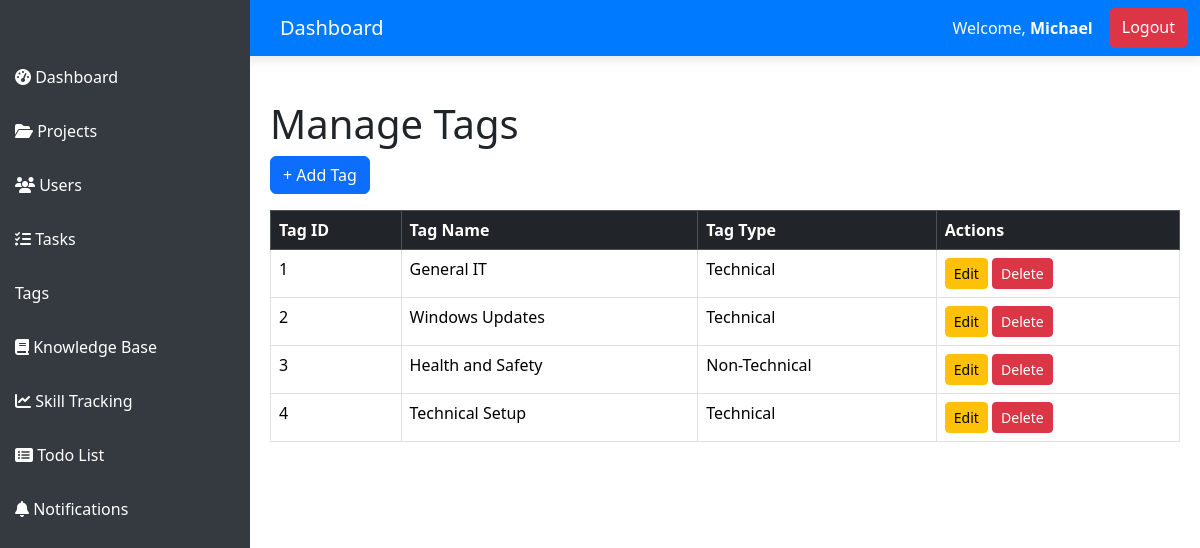
The app's page /pages/tags.php (signed in) with its own data.
### tables this page shows
CREATE TABLE `tags` (
  `tagId` INT(255) NOT NULL AUTO_INCREMENT,
  `tagName` VARCHAR(255) NOT NULL,
  `tagType` ENUM('Technical', 'Non-Technical') NOT NULL,
  PRIMARY KEY (`tagId`)
);

### pages/tags.php (the view, shortened to what this page needs)
<?php
include "../config/db.php";
include "../includes/header.php";
include "../includes/sidebar.php";
$query = "SELECT * FROM `tags` ORDER BY tagId ASC";
$result = $conn->query($query);
?>
<div class="content">
    <h1>Manage Tags</h1>
    <button class="btn btn-primary mb-3" data-bs-toggle="modal" data-bs-target="#addTagModal">+ Add Tag</button>
    <table class="table table-bordered">
        <thead class="table-dark">
            <tr>
                <th>Tag ID</th>
                <th>Tag Name</th>
                <th>Tag Type</th>
                <th>Actions</th>
            </tr>
        </thead>
        <tbody>
            <?php while ($row = $result->fetch_assoc()) { ?>
                <tr>
                    <td><?= $row['tagId']; ?></td>
                    <td><?= htmlspecialchars($row['tagName']); ?></td>
                    <td><?= $row['tagType']; ?></td>
                    <td>
                        <button class="btn btn-warning btn-sm edit-btn"
                                data-id="<?= $row['tagId']; ?>"
                                data-name="<?= htmlspecialchars($row['tagName']); ?>"
                                data-type="<?= $row['tagType']; ?>"
                                data-bs-toggle="modal" data-bs-target="#editTagModal">
                            Edit
                        </button>
                        <button class="btn btn-danger btn-sm delete-btn" data-id="<?= $row['tagId']; ?>">Delete</button>
                    </td>
                </tr>
            <?php } ?>
        </tbody>
    </table>
</div>
</body>
</html>

### includes/header.php (style rules this page uses)
body { padding-top: 56px; }

### includes/sidebar.php (style rules this page uses)
.content { margin-left: 250px; padding: 20px; }

### records on screen
tags: tagId "1", tagName "General IT", tagType "Technical"
tags: tagId "2", tagName "Windows Updates", tagType "Technical"
tags: tagId "3", tagName "Health and Safety", tagType "Non-Technical"
tags: tagId "4", tagName "Technical Setup", tagType "Technical"

### other values on screen
$_SESSION['user_name'] "Michael"
